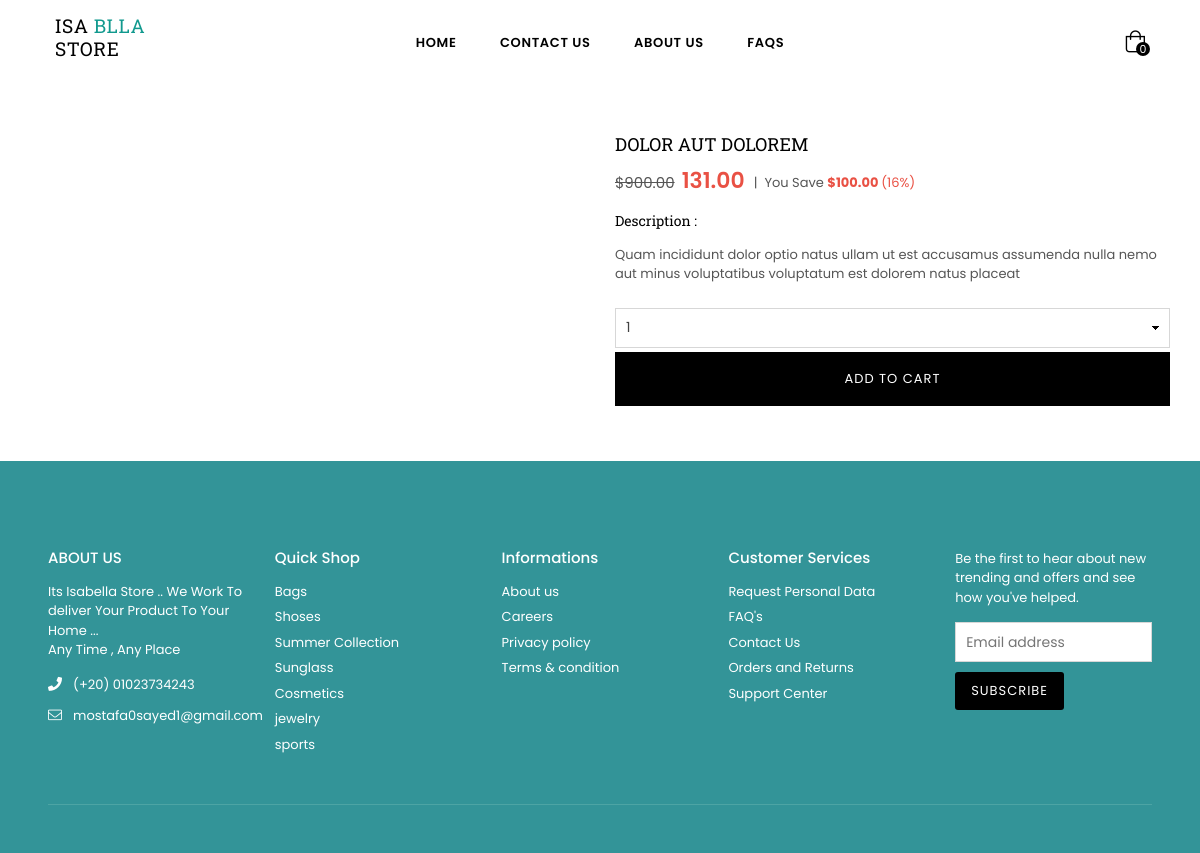
/products/bag/5/, run on the app's committed database.
### store/models.py (models this page shows, shortened)
class Product(Model):
    title=CharField(max_length=100)
    description=CharField(max_length=300)
    active=BooleanField(default=True)
    price=DecimalField(max_digits=5,decimal_places=2)
    image = ImageField(upload_to="static\img", height_field=None, width_field=None, max_length=None)
    categorey=ForeignKey(Categorie,on_delete=CASCADE,related_name="products")

### store/views.py (the view)
# urls.py: path('products/<str:name_categorey>/<str:product_name>/',product_detil,name="product_choice"),
def product_detil(request,name_categorey,product_name):
    form= ProductForm()
    product=Product.objects.get(id=product_name)
    return render(request,"product_deatil.html",{"form":form,"product":product})

### cart/forms.py
class ProductForm(forms.Form):
    quantity = forms.TypedChoiceField(choices=PRODUCT_QUANTITY_CHOICES,
        coerce=int)
    update = forms.BooleanField(required=False, initial=False, widget=forms.HiddenInput)

### cart/cart.py (called while the page is built)
    def __len__(self):
        return sum(item['quantity'] for item in self.cart.values())

    def total_price(self):
        return sum(Decimal(item['price']) * item['quantity'] for item in
                self.cart.values())

### cart/context_processors.py (called while the page is built)
def cart(request):
    cart=Cart(request)
    return {"cart":cart}

### templates/product_deatil.html (shortened to what this page needs)
{% extends 'base.html' %}
{% block content %}
<div id="page-content">
    <div id="MainContent" class="main-content" role="main">
        <div id="ProductSection-product-template" class="product-template__container prstyle2 container mt-5">
            <div class="product-single product-single-1">
                <div class="row">
                    <div class="col-lg-6 col-md-6 col-sm-12 col-12">
                        <div class="product-details-img product-single__photos bottom">
                            <div class="zoompro-wrap product-zoom-right pl-20">
                                <div class="zoompro-span">
                                </div>
                            </div>
                        </div>
                    </div>
                    <div class="col-lg-6 col-md-6 col-sm-12 col-12 ">
                        <div class="product-single__meta">
                            <h1 class="product-single__title">{{product.title}}</h1>
                            <p class="product-single__price product-single__price-product-template">
                                <s id="ComparePrice-product-template"><span class="money">$900.00</span></s>
                                <span class="product-price__price product-price__price-product-template product-price__sale product-price__sale--single">
                                    <span id="ProductPrice-product-template"><span class="money">{{product.price}}</span></span>
                                </span>
                                <span class="discount-badge"> <span class="devider">|</span>&nbsp;
                                    <span>You Save</span>
                                    <span id="SaveAmount-product-template" class="product-single__save-amount">
                                    <span class="money">$100.00</span>
                                    </span>
                                    <span class="off">(<span>16</span>%)</span>
                                </span>
                            </p>
                        <div class="product-single__description rte">
                            <h6> Description :</h6>
                            <p>{{product.description}}</p>
                        </div>
                        <form class="mt-4 w-100" action="{% url 'add_in_cart' product.id %}"  method="POST" >
                           {{form}}
                           <button class="btn btn-addto-cart w-100 mt-1 p-3" type="submit">Add To Cart</button>
                        </form>
                    </div>
                </div>
        </div>
</div>
</div>
{% endblock content %}

### data on the page
Product: title "DOLOR AUT DOLOREM", price "131.00", description "Quam incididunt dolor optio natus ullam ut est accusamus assumenda nulla nemo aut minus voluptatibus voluptatum est dolorem natus placeat"

### other printed values
{{ cart|length }} "0"
